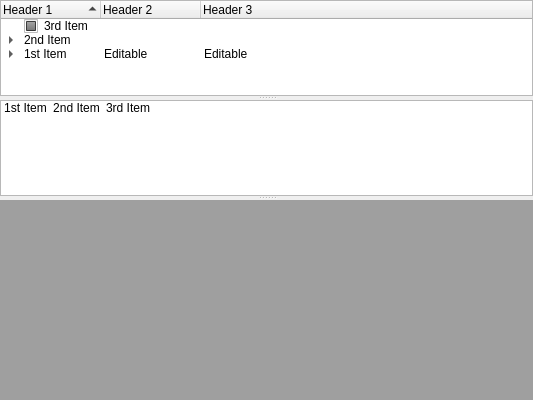
       <widget class="QSplitter" name="splitter">
        <property name="orientation">
         <enum>Qt::Vertical</enum>
        </property>
        <widget class="QTreeWidget" name="treeWidget">
         <property name="sortingEnabled">
          <bool>true</bool>
         </property>
         <attribute name="headerShowSortIndicator" stdset="0">
          <bool>true</bool>
         </attribute>
         <column>
          <property name="text">
           <string>Header 1</string>
          </property>
          <property name="icon">
           <iconset resource="KvantumPreviewResources.qrc">
            <normaloff>:/Icons/data/icon.svg</normaloff>:/Icons/data/icon.svg</iconset>
          </property>
         </column>
         <column>
          <property name="text">
           <string>Header 2</string>
          </property>
          <property name="icon">
           <iconset theme="user-home"/>
          </property>
         </column>
         <column>
          <property name="text">
           <string>Header 3</string>
          </property>
         </column>
         <item>
          <property name="text">
           <string>3rd Item</string>
          </property>
          <property name="checkState">
           <enum>PartiallyChecked</enum>
          </property>
         </item>
         <item>
          <property name="text">
           <string>2nd Item</string>
          </property>
          <item>
           <property name="text">
            <string>2nd Child</string>
           </property>
          </item>
          <item>
           <property name="text">
            <string>1st Child</string>
           </property>
          </item>
         </item>
         <item>
          <property name="text">
           <string>1st Item</string>
          </property>
          <property name="icon">
           <iconset resource="KvantumPreviewResources.qrc">
            <normaloff>:/Icons/data/icon.svg</normaloff>:/Icons/data/icon.svg</iconset>
          </property>
          <property name="text">
           <string>Editable</string>
          </property>
          <property name="text">
           <string>Editable</string>
          </property>
          <property name="icon">
           <iconset theme="user-home"/>
          </property>
          <property name="flags">
           <set>ItemIsSelectable|ItemIsEditable|ItemIsDragEnabled|ItemIsUserCheckable|ItemIsEnabled</set>
          </property>
          <item>
           <property name="text">
            <string>3rd Child</string>
           </property>
          </item>
          <item>
           <property name="text">
            <string>2nd Child</string>
           </property>
          </item>
          <item>
           <property name="text">
            <string>1st Child</string>
           </property>
           <property name="icon">
            <iconset resource="KvantumPreviewResources.qrc">
             <normaloff>:/Icons/data/icon.svg</normaloff>:/Icons/data/icon.svg</iconset>
           </property>
           <property name="text">
            <string>Non-Editable</string>
           </property>
          </item>
         </item>
        </widget>
        <widget class="QListWidget" name="listWidget">
         <property name="viewMode">
          <enum>QListView::IconMode</enum>
         </property>
         <item>
          <property name="text">
           <string>1st Item</string>
          </property>
          <property name="checkState">
           <enum>Unchecked</enum>
          </property>
          <property name="icon">
           <iconset resource="KvantumPreviewResources.qrc">
            <normaloff>:/Icons/data/icon.svg</normaloff>:/Icons/data/icon.svg</iconset>
          </property>
          <property name="flags">
           <set>ItemIsSelectable|ItemIsEditable|ItemIsDragEnabled|ItemIsUserCheckable|ItemIsEnabled</set>
          </property>
         </item>
         <item>
          <property name="text">
           <string>2nd Item</string>
          </property>
          <property name="icon">
           <iconset resource="KvantumPreviewResources.qrc">
            <normaloff>:/Icons/data/icon.svg</normaloff>:/Icons/data/icon.svg</iconset>
          </property>
          <property name="flags">
           <set>ItemIsSelectable|ItemIsEditable|ItemIsDragEnabled|ItemIsUserCheckable|ItemIsEnabled</set>
          </property>
         </item>
         <item>
          <property name="text">
           <string>3rd Item</string>
          </property>
          <property name="flags">
           <set>ItemIsSelectable|ItemIsEditable|ItemIsDragEnabled|ItemIsUserCheckable|ItemIsEnabled</set>
          </property>
         </item>
        </widget>
        <widget class="QMdiArea" name="mdiArea">
         <widget class="QWidget" name="subwindow">
          <property name="windowTitle">
           <string>Subwindow</string>
          </property>
          <layout class="QGridLayout" name="gridLayout_21">
           <item row="1" column="0">
            <spacer name="horizontalSpacer_16">
             <property name="orientation">
              <enum>Qt::Horizontal</enum>
             </property>
             <property name="sizeHint" stdset="0">
              <size>
               <width>227</width>
               <height>20</height>
              </size>
             </property>
            </spacer>
           </item>
           <item row="0" column="0">
            <spacer name="verticalSpacer_17">
             <property name="orientation">
              <enum>Qt::Vertical</enum>
             </property>
             <property name="sizeHint" stdset="0">
              <size>
               <width>20</width>
               <height>100</height>
              </size>
             </property>
            </spacer>
           </item>
          </layout>
         </widget>
        </widget>
       </widget>
